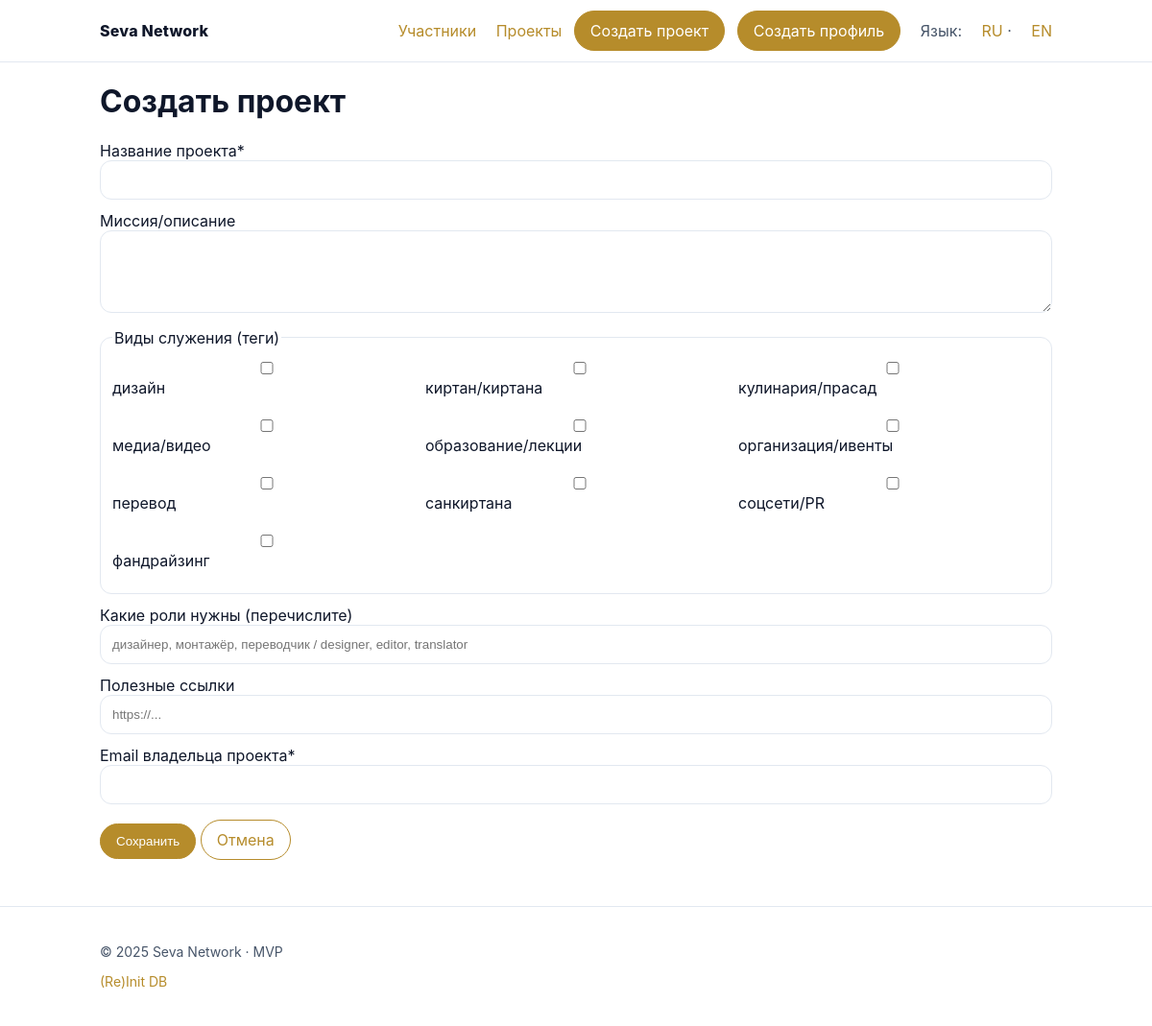
Screenshot of /projects/new with the database file from the repository.
### tables this page shows
CREATE TABLE service_tags (
    id INTEGER PRIMARY KEY AUTOINCREMENT,
    name TEXT NOT NULL,
    category TEXT
);

### app.py (the view, shortened to what this page needs)
@app.route('/projects/new', methods=['GET','POST'])
def project_new():
    db = get_db()
    tags = db.execute("SELECT * FROM service_tags ORDER BY name ASC").fetchall()
    return render_template('project_new.html', t=t, tags=tags, form=None)

### app.py (called while the page is built)
def t(key):
    lang = session.get("lang","ru")
    return I18N.get(lang, I18N["ru"]).get(key, key)

def get_db():
    db = getattr(g, '_database', None)
    if db is None:
        db = g._database = sqlite3.connect(DATABASE)
        db.row_factory = sqlite3.Row
    return db

@app.teardown_appcontext
def close_connection(exception):
    db = getattr(g, '_database', None)
    if db is not None:
        db.close()

### templates/project_new.html
{% extends 'base.html' %}
{% block content %}
<h1>{{ t('create_project') }}</h1>
<form method="post" class="form">
  <label>{{ t('project_title') }}*<input name="title" value="{{ form.title if form else '' }}" required></label>
  <label>{{ t('mission') }}<textarea name="mission" rows="4">{{ form.mission if form else '' }}</textarea></label>
  <fieldset class="tags">
    <legend>{{ t('services') }}</legend>
    <div class="tags-grid">
      {% for tag in tags %}
        <label class="tag">
          <input type="checkbox" name="service_tags" value="{{ tag['id'] }}">
          <span>{{ tag['name'] }}</span>
        </label>
      {% endfor %}
    </div>
  </fieldset>
  <label>{{ t('needs') }}<input name="needs" placeholder="дизайнер, монтажёр, переводчик / designer, editor, translator" value="{{ form.needs if form else '' }}"></label>
  <label>{{ t('links') }}<input name="links" placeholder="https://..."></label>
  <label>{{ t('owner_email') }}*<input type="email" name="owner_email" value="{{ form.owner_email if form else '' }}" required></label>
  <div class="actions">
    <button class="btn" type="submit">{{ t('save') }}</button>
    <a class="btn-secondary" href="{{ url_for('project_list') }}">{{ t('cancel') }}</a>
  </div>
</form>
{% endblock %}

### templates/base.html (shortened to what this page needs)
<!doctype html>
<html lang="{{ session.get('lang','ru') }}">
  <head>
    <link rel="stylesheet" href="{{ url_for('static', filename='styles.css') }}">
  </head>
  <body>
    <header class="site-header">
      <div class="container">
        <a href="{{ url_for('home') }}" class="logo">{{ t('app_title') }}</a>
        <nav>
          <a href="{{ url_for('people') }}">{{ t('people') }}</a>
          <a href="{{ url_for('project_list') }}">{{ t('projects') }}</a>
          <a href="{{ url_for('project_new') }}" class="btn">{{ t('new_project') }}</a>
          <a href="{{ url_for('register') }}" class="btn">{{ t('create_profile') }}</a>
          <div class="lang">
            <span>{{ t('lang') }}:</span>
            <a href="{{ url_for('set_lang', code='ru') }}">RU</a> ·
            <a href="{{ url_for('set_lang', code='en') }}">EN</a>
          </div>
        </nav>
      </div>
    </header>
    <main class="container">
      {% block content %}{% endblock %}
    </main>
    <footer class="site-footer">
      <div class="container">
        <p>© 2025 Seva Network · MVP</p>
        <p><a href="{{ url_for('init_route') }}">{{ t('reinit') }}</a></p>
      </div>
    </footer>
  </body>
</html>

### static/styles.css (style rules this page uses)
:root { --bg: #ffffff; --text: #0f172a; --muted: #475569; --primary: #b68c2b; --border: #e2e8f0; --chip: #faf6ea; --chip-border: #eadfb8; }
* { box-sizing: border-box; }
body { margin: 0; font-family: Inter, system-ui, -apple-system, Segoe UI, Roboto, Helvetica, Arial, sans-serif; color: var(--text); background: var(--bg); }
a { color: var(--primary); text-decoration: none; }
.container { max-width: 1024px; margin: 0 auto; padding: 0 16px; }
.site-header { border-bottom: 1px solid var(--border); background: #fff; position: sticky; top: 0; z-index: 10; }
.site-header .container { display: flex; align-items: center; justify-content: space-between; height: 64px; }
.logo { font-weight: 800; color: var(--text); letter-spacing: 0.2px; }
nav a { margin-left: 16px; }
nav .btn { margin-left: 8px; }
.lang { display: inline-block; margin-left: 16px; color: var(--muted); }
.btn, .btn-secondary { display: inline-block; padding: 10px 16px; border-radius: 999px; border: 1px solid var(--primary); }
.btn { background: var(--primary); color: #fff; }
.btn-secondary { color: var(--primary); background: transparent; }
.form label { display: block; margin-bottom: 12px; }
.form input, .form textarea { width: 100%; padding: 12px; border: 1px solid var(--border); border-radius: 12px; }
fieldset.tags { border: 1px solid var(--border); border-radius: 12px; padding: 12px; margin: 12px 0; }
.tags-grid { display: grid; grid-template-columns: repeat(3, 1fr); gap: 8px 12px; }
.tag { display: flex; align-items: center; gap: 8px; }
.actions { margin-top: 16px; }
.site-footer { border-top: 1px solid var(--border); margin-top: 48px; padding: 24px 0; color: var(--muted); font-size: 14px; }

### rows the page displays
service_tags: name "дизайн"
service_tags: name "киртан/киртана"
service_tags: name "кулинария/прасад"
service_tags: name "медиа/видео"
service_tags: name "образование/лекции"
service_tags: name "организация/ивенты"
service_tags: name "перевод"
service_tags: name "санкиртана"
service_tags: name "соцсети/PR"
service_tags: name "фандрайзинг"

### other values shown
{{ t('app_title') }} "Seva Network"
{{ t('people') }} "Участники"
{{ t('projects') }} "Проекты"
{{ t('new_project') }} "Создать проект"
{{ t('create_profile') }} "Создать профиль"
{{ t('lang') }} "Язык"
{{ t('create_project') }} "Создать проект"
{{ t('project_title') }} "Название проекта"
{{ t('mission') }} "Миссия/описание"
{{ t('services') }} "Виды служения (теги)"
{{ t('needs') }} "Какие роли нужны (перечислите)"
{{ t('links') }} "Полезные ссылки"
{{ t('owner_email') }} "Email владельца проекта"
{{ t('save') }} "Сохранить"
{{ t('cancel') }} "Отмена"
